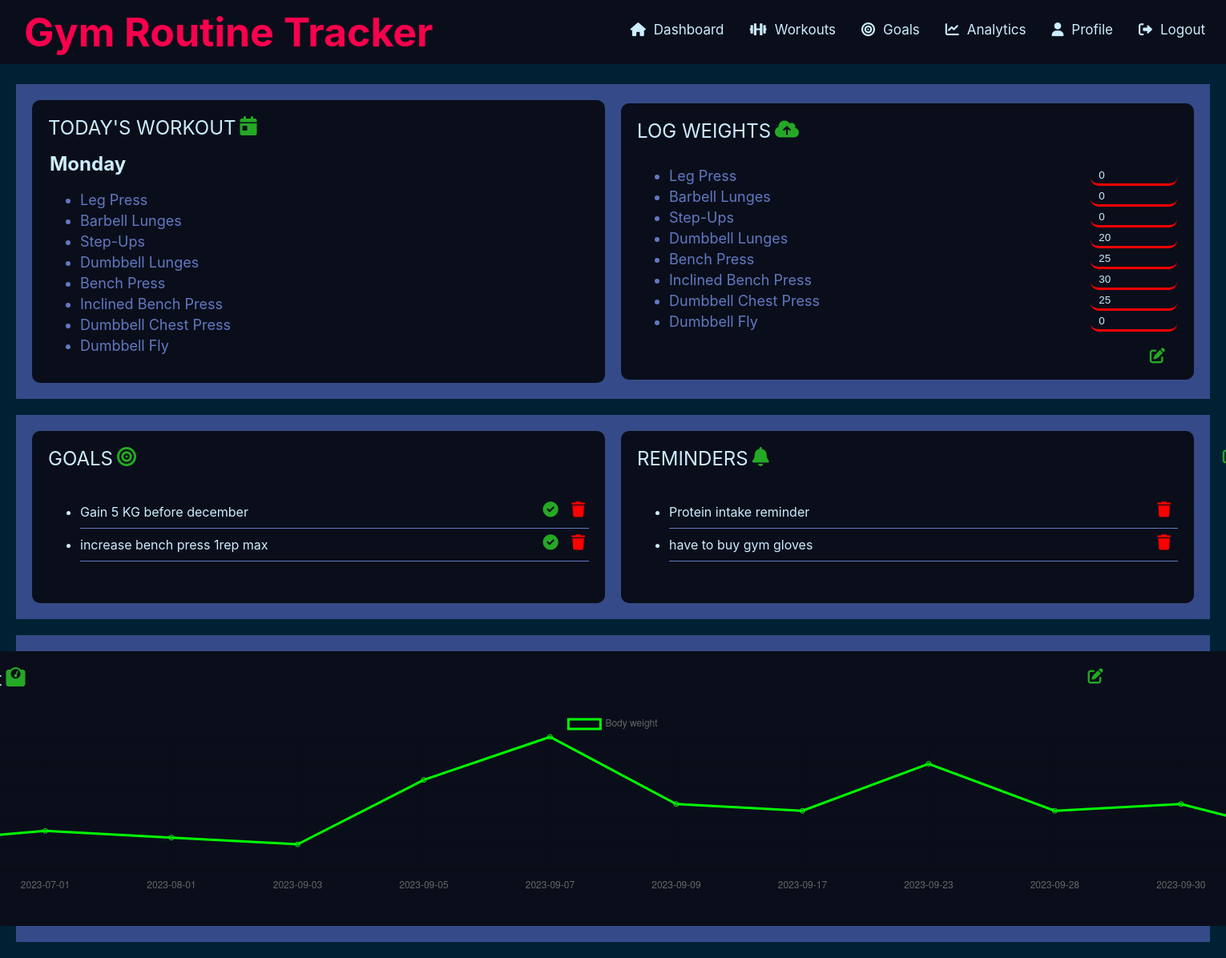
The app's page /dashboard.php (signed in) with its own data.
### tables this page shows
CREATE TABLE `days` (
  `d_id` int(11) NOT NULL,
  `day` text NOT NULL,
  `d_full` text NOT NULL
);

CREATE TABLE `workouts` (
  `w_id` int(11) NOT NULL,
  `uid` int(11) NOT NULL,
  `ex_id` int(11) NOT NULL,
  `day` int(11) NOT NULL,
  `date` date NOT NULL,
  `Used` int(11) NOT NULL
);

CREATE TABLE `exercises` (
  `ex_id` int(11) NOT NULL,
  `mg_id` int(11) DEFAULT NULL,
  `eq_id` int(11) DEFAULT NULL,
  `ex_name` varchar(255) DEFAULT NULL
);

CREATE TABLE `logged_weights` (
  `weight_id` int(11) NOT NULL,
  `UID` int(11) DEFAULT NULL,
  `ex_id` int(11) NOT NULL,
  `weight` int(11) DEFAULT NULL,
  `date` date DEFAULT NULL
);

CREATE TABLE `goals` (
  `goal_id` int(11) NOT NULL,
  `UID` int(11) DEFAULT NULL,
  `goal_description` varchar(400) DEFAULT NULL
);

CREATE TABLE `reminders` (
  `reminder_id` int(11) NOT NULL,
  `UID` int(11) DEFAULT NULL,
  `reminder_text` varchar(400) DEFAULT NULL
);

### DashLogWeights.php (the view, shortened to what this page needs)
<ul>
    <?php
    $check = "SELECT * FROM logged_weights WHERE UID='$SID' ORDER BY date DESC LIMIT 1";
    $res = $conn->query($check);
    if ($res->num_rows > 0) {
        $IsAlreadySet = 0;
    } else {
        $IsAlreadySet = 1;
    }
    $currentDay = date("D");
    $sql_day = "SELECT d_id,d_full FROM days WHERE day='$currentDay'";
    $result_day = $conn->query($sql_day);
    $row_day = $result_day->fetch_assoc();
    $d_id = $row_day["d_id"];
    $sql_exercise = "SELECT * FROM workouts WHERE UID = '$SID' AND day='$d_id'";
    $result_exercises = $conn->query($sql_exercise);
    if ($result_exercises->num_rows > 0) {
        echo "<div class='day-today'>";
        while ($row_exercise = $result_exercises->fetch_assoc()) {
            $ex_id = $row_exercise["ex_id"];
            $sql_ex_details = "SELECT ex_name FROM exercises WHERE ex_id='$ex_id'";
            $ex_name_result = $conn->query($sql_ex_details);
            $result_ex_name = $ex_name_result->fetch_assoc();
            $logged_weight = null;
            if ($IsAlreadySet === 0) {
                $getvalues = "SELECT * FROM logged_weights WHERE ex_id='$ex_id' AND UID='$SID' AND date=CURDATE()";
                $result_query = $conn->query($getvalues);
                if($result_query->num_rows>0) {
                    $result_weight = $result_query->fetch_assoc();
                    $logged_weight = $result_weight['weight'];
                }
                else {
                    $IsAlreadySet=1;
                }
            }
    ?>
            <form class="DashLogWeights" method="post">
                <li><?php echo $result_ex_name["ex_name"] ?>
                    <input class="log_weights" type="number" name="weight_<?php echo $ex_id; ?>"
                    <?php if ($IsAlreadySet === 0) {?>
                         value="<?php echo $logged_weight; ?>"
                    <?php } else { ?>
                         placeholder="0"
                    <?php } ?>
                    >
                </li>
            <?php }
        echo "</div>"; ?>
            <div class="update-submit-logweights">
            <?php if ($IsAlreadySet == 1) : ?>
                <button name="submit-weights" class="bottom-right-button-log">
                    <i class="fa-regular fa-floppy-disk" style="color: #25a825;"></i>
                </button>
            <?php else : ?>
                <button name="update-weights" class="bottom-right-button-log">
                <i class="fa-solid fa-pen-to-square" style="color: #25a825;"></i>
                </button>
            <?php endif; ?>
            </div>
        <?php
    } else { ?>
            <li style='list-style-type: none;'>No weights to log today </li>
            <li style='list-style-type: none;'><a href='analytics.php' style="text-decoration:none;">View analytics</a></li>
        <?php }
        ?>
</ul>

### DashWorkout.php
<?php
$currentDay = date("D");
$sql_day = "SELECT d_id,d_full FROM days WHERE day='$currentDay'";
$result_day = $conn->query($sql_day);
$row_day = $result_day->fetch_assoc();
$d_id = $row_day["d_id"];
$d_full = $row_day['d_full'];
$sql_exercise = "SELECT * FROM workouts WHERE UID = '$SID' AND day='$d_id'";
$result_exercises = $conn->query($sql_exercise);
if ($result_exercises->num_rows > 0) {
    echo"<div class='day-today'>";
    echo"<h2>".$d_full."</h2>";
    while ($row_exercise = $result_exercises->fetch_assoc()) {
        $ex_id = $row_exercise["ex_id"];
        $sql_ex_details = "SELECT ex_name FROM exercises WHERE ex_id='$ex_id'";
        $ex_name_result = $conn->query($sql_ex_details);
        $result_ex_name = $ex_name_result->fetch_assoc();
        echo '<li>' . $result_ex_name["ex_name"] . '</li>';
    }
    echo"</div>";
} else {?>
    <li style='list-style-type: none;'>You have no exercises today</li>
    <li style='list-style-type: none;'><a href='analytics.php'style="text-decoration:none;" >View analytics</a></li>
<?php
}
?>

### DashGoals.php (shortened to what this page needs)
<div class="section bottom">
  <div class="section-header">GOALS
    <div class="icon">
      <i class="fa-solid fa-bullseye" style="color: #25a825;"></i>
    </div>
    <form class="goals-form" method="POST">
      <button type="submit" class="square-button-goals" name="goal-edit">
      </button>
    </form>
  </div>
  <?php
  if ($_SESSION['goal-toggle'] === 'on') :
  ?>
    <form method='post'>
      <ul>
        <?php
        $sql_goals = "SELECT * FROM goals WHERE UID = '$SID' ORDER BY goal_id ASC";
        $result_goals = $conn->query($sql_goals);
        if ($result_goals->num_rows > 0) {
          while ($row_goals = $result_goals->fetch_assoc()) {
            $goal_desc = $row_goals["goal_description"];
        ?>
            <li>
              <form method='post'>
                <div class="goal-list">
                  <div class="goal-desc">
                    <?php echo $goal_desc; ?>
                  </div>
                  <div class="goal-buttons">
                    <button type="submit" class="square-button-complete-goal" name="completed">
                      <i class="fa-solid fa-circle-check" style="color: #25a825;"></i>
                    </button>
                    <button type="submit" class="square-button-delete-goal" name="deleted">
                      <i class="fa-solid fa-trash" style="color: #ff0000;"></i>
                    </button>
                  </div>
                </div>
              </form>
            </li>
        <?php
          }
        } else {
          echo "<li style='list-style-type: none;'>Set goals using the edit button</li>";
        }
        ?>
      </ul>
    </form>
  <?php endif; ?>

### DashReminders.php (shortened to what this page needs)
<div class="section bottom">
  <div class="section-header">REMINDERS
    <div class="icon">
      <i class="fa-solid fa-bell" style="color: #25a825;"></i>
    </div>
    <form class="reminders-form" method="POST">
      <button type="submit" class="square-button-reminders" name="reminder-edit">
        <i class="fa-solid fa-pen-to-square" style="color: #25a825;"></i>
        </a></button>
    </form>
  </div>
  <?php
  if ($_SESSION['reminder-toggle'] === 'on') :
  ?>
    <form method='post'>
      <ul>
        <?php
        $sql_reminders = "SELECT * FROM reminders WHERE UID = '$SID' ORDER BY reminder_id ASC";
        $result_reminders = $conn->query($sql_reminders);
        if ($result_reminders->num_rows > 0) {
          while ($row_reminders = $result_reminders->fetch_assoc()) {
            $reminder_desc = $row_reminders["reminder_text"];
        ?>
            <li>
              <form method='post'>
                <div class="reminder-list">
                  <div class="reminder-desc">
                    <?php echo $reminder_desc; ?>
                  </div>
                  <div class="reminder-buttons">
                    <button type="submit" class="square-button-delete-reminder" name="delete_reminders">
                      <i class="fa-solid fa-trash" style="color: #ff0000;"></i>
                    </button>
                  </div>
                </div>
              </form>
            </li>
        <?php
          }
        } else
          echo "<li style='list-style-type: none;'>Set reminders using the edit button</li>";
        ?>
      </ul>
    </form>
  <?php endif; ?>

### records on screen
days: d_full "Monday"
workouts: ex.ex_name "Leg Press", weight "0"
workouts: ex.ex_name "Barbell Lunges", weight "0"
workouts: ex.ex_name "Step-Ups", weight "0"
workouts: ex.ex_name "Dumbbell Lunges", weight "20"
workouts: ex.ex_name "Bench Press", weight "25"
workouts: ex.ex_name "Inclined Bench Press", weight "30"
workouts: ex.ex_name "Dumbbell Chest Press", weight "25"
workouts: ex.ex_name "Dumbbell Fly", weight "0"
goals: goal_description "Gain 5 KG before december"
goals: goal_description "increase bench press 1rep max"
reminders: reminder_text "Protein intake reminder"
reminders: reminder_text "have to buy gym gloves"
